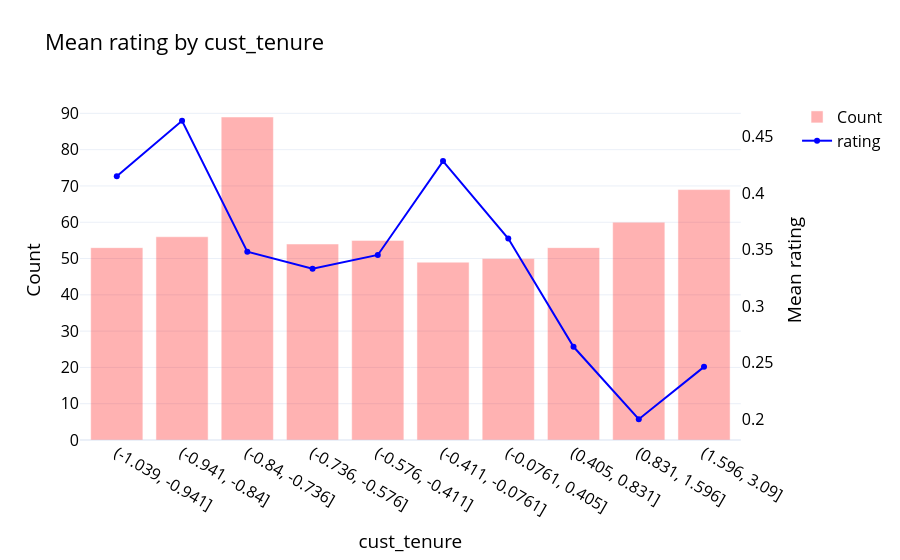

The notebook cell this image was saved under:
### Code cell
eda(df_mod, "rating", "cust_tenure", bins = 10)

### Figure 1 — Plotly figure (JSON) as saved in the notebook; plotly's stock layout.template omitted (floating-point values rounded to 4 significant figures)
{"data": [{"marker": {"color": "red"}, "name": "Count", "opacity": 0.3, "type": "bar", "x": ["(-1.039, -0.941]", "(-0.941, -0.84]", "(-0.84, -0.736]", "(-0.736, -0.576]", "(-0.576, -0.411]", "(-0.411, -0.0761]", "(-0.0761, 0.405]", "(0.405, 0.831]", "(0.831, 1.596]", "(1.596, 3.09]"], "y": [53, 56, 89, 54, 55, 49, 50, 53, 60, 69]}, {"line": {"color": "blue"}, "mode": "lines+markers", "name": "rating", "type": "scatter", "x": ["(-1.039, -0.941]", "(-0.941, -0.84]", "(-0.84, -0.736]", "(-0.736, -0.576]", "(-0.576, -0.411]", "(-0.411, -0.0761]", "(-0.0761, 0.405]", "(0.405, 0.831]", "(0.831, 1.596]", "(1.596, 3.09]"], "xaxis": "x", "y": [0.4151, 0.4643, 0.3483, 0.3333, 0.3455, 0.4286, 0.36, 0.2642, 0.2, 0.2464], "yaxis": "y2"}], "layout": {"font": {"color": "black", "size": 16}, "title": {"text": "Mean rating by cust_tenure"}, "xaxis": {"anchor": "y", "domain": [0, 0.94], "title": {"text": "cust_tenure"}, "type": "category"}, "yaxis": {"anchor": "x", "domain": [0, 1], "title": {"text": "Count"}}, "yaxis2": {"anchor": "x", "overlaying": "y", "showgrid": false, "side": "right", "tickmode": "auto", "title": {"text": "Mean rating"}}}}
